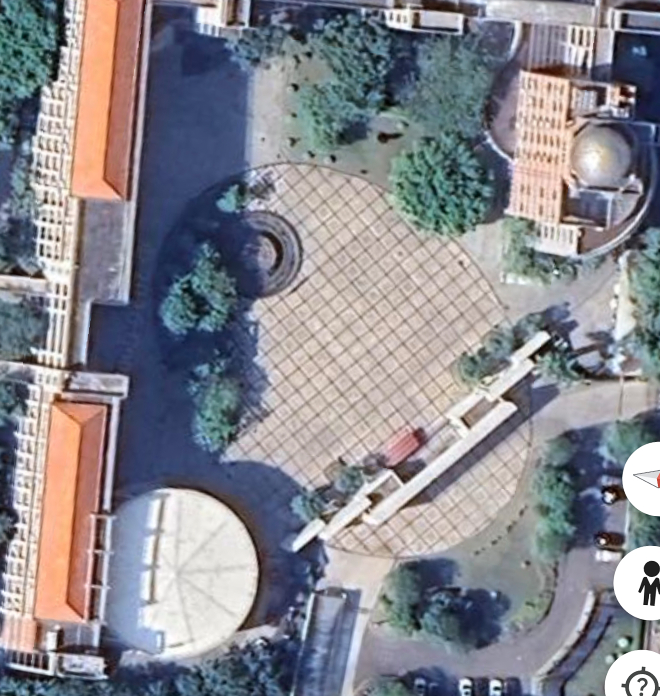
#> input picture _ref/aerial.png, 660 x 696 px, found by its file name
$ python grid.py
#> lines starting #> are read from the running program, lines starting #| are printed output that depends on the picture
# -*- coding: utf-8 -*-
"""把 Google Earth 俯视图按模型坐标套网格，方便定位。"""
from PIL import Image, ImageDraw, ImageFont
import math

im = Image.open('_ref/aerial.png').convert('RGB')
#> im is the input picture: PIL image 660x696 RGB; mean R, G, B 135.7, 135.3, 142.5
scale = 5.36
# fountain world (244.32,-8.92) at aerial (250,235); aerial +y = world +y
def w2a(x, y):
    return (250 + (x-244.32)*scale, 235 + (y+8.92)*scale)

d = ImageDraw.Draw(im)
try:
    font = ImageFont.truetype('C:/Windows/Fonts/arial.ttf', 12)
except Exception:
    font = None
for gx in range(190, 320, 10):
    p0 = w2a(gx, -50); p1 = w2a(gx, 60)
    d.line([p0, p1], fill=(255,0,0), width=1)
    d.text((p0[0]+1, 4), str(gx), fill=(255,255,0), font=font)
for gy in range(-50, 61, 10):
    p0 = w2a(190, gy); p1 = w2a(320, gy)
    d.line([p0, p1], fill=(0,120,255), width=1)
    d.text((2, p0[1]+1), str(gy), fill=(255,255,0), font=font)

# fountain outline + gate line
for r in (8.6,):
    d.ellipse([w2a(244.32-r, -8.92-r), w2a(244.32+r, -8.92+r)], outline=(255,0,255), width=2)
d.line([w2a(264.6,43.9), w2a(297.6,5.1)], fill=(0,255,0), width=2)
im.resize((im.width*2, im.height*2), Image.LANCZOS).save('_ref/crop/aerial_grid.png')
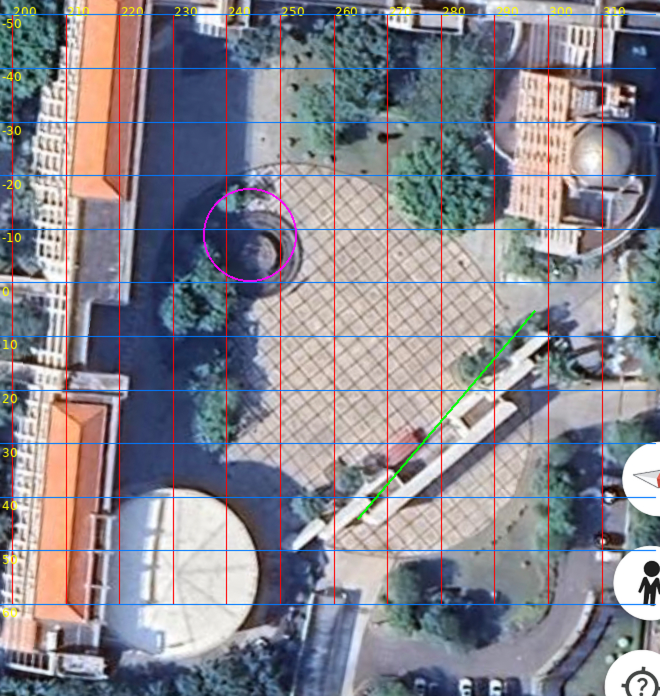
#> saved as aerial_grid.png: PIL image 1320x1392 RGB (shown at 1/2 size); mean R, G, B 135.4, 133.3, 141.9
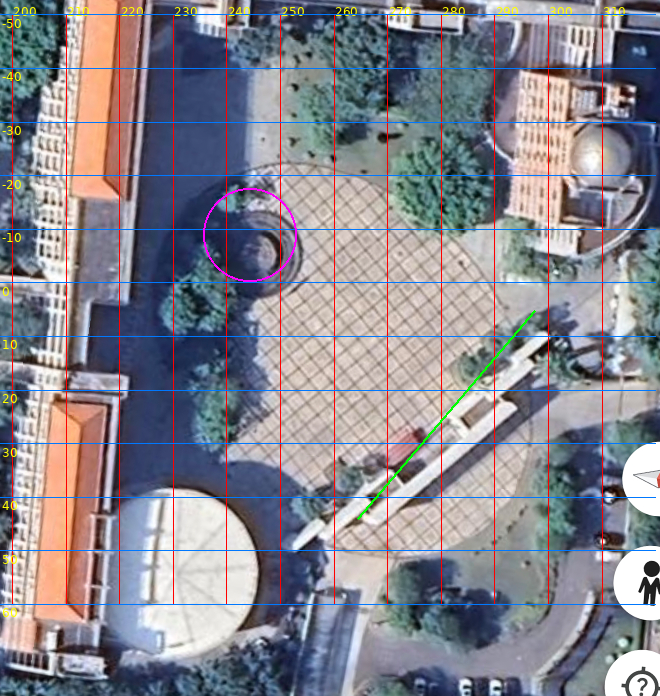
#> im: PIL image 660x696 RGB; mean R, G, B 135.5, 133.3, 141.9
print('ok')

$ run again, with _ref/fountain_new.png copied over _ref/aerial.png
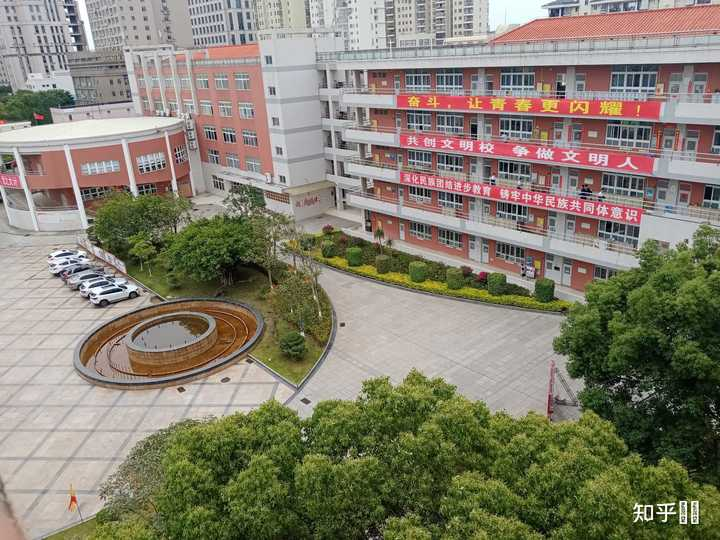
#> input picture _ref/fountain_new.png, 720 x 540 px, found by its file name
#> im is the input picture: PIL image 720x540 RGB; mean R, G, B 132.7, 127.9, 111
#> `im.resize((im.width*2, im.height*2), Image.LANCZOS).save('_ref/crop/ae..`:
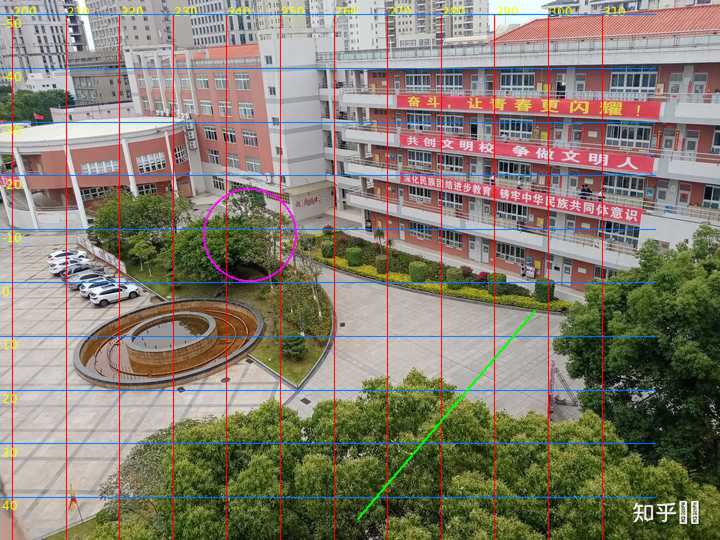
#> saved as aerial_grid.png: PIL image 1440x1080 RGB (shown at 1/2 size); mean R, G, B 132.6, 125.9, 111.2
#> `im.resize((im.width*2, im.height*2), Image.LANCZOS).save('_ref/crop/ae..`:
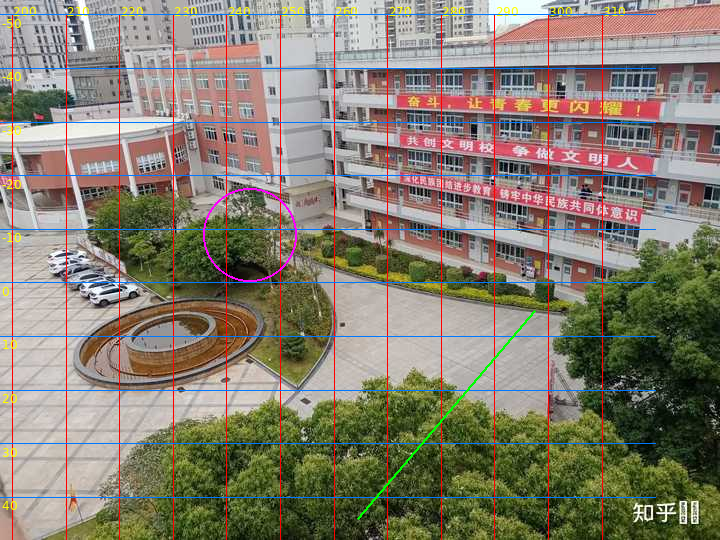
#> im: PIL image 720x540 RGB; mean R, G, B 132.6, 126, 111.2

$ run again, with _ref/gate4_small.png copied over _ref/aerial.png
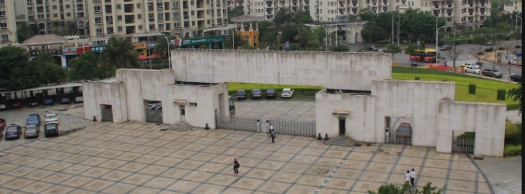
#> input picture _ref/gate4_small.png, 525 x 194 px, found by its file name
#> im is the input picture: PIL image 525x194 RGB; mean R, G, B 117.9, 113.8, 104.4
#> `im.resize((im.width*2, im.height*2), Image.LANCZOS).save('_ref/crop/ae..`:
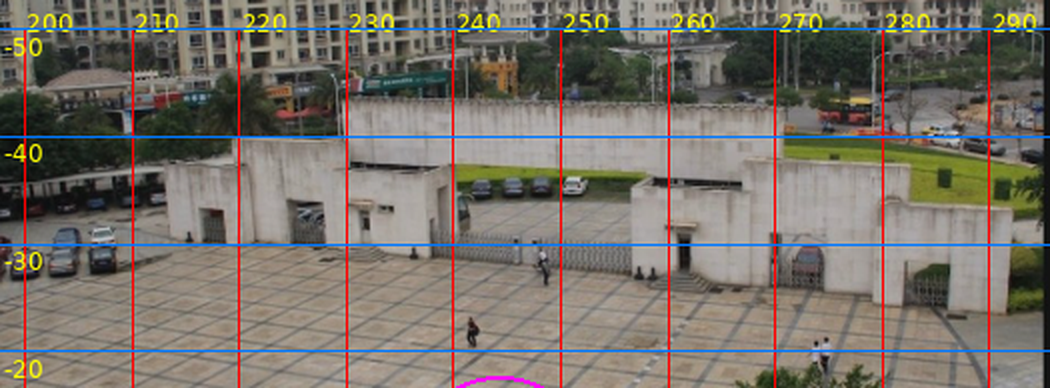
#> saved as aerial_grid.png: PIL image 1050x388 RGB; mean R, G, B 118.9, 112.9, 105
#> `im.resize((im.width*2, im.height*2), Image.LANCZOS).save('_ref/crop/ae..`:
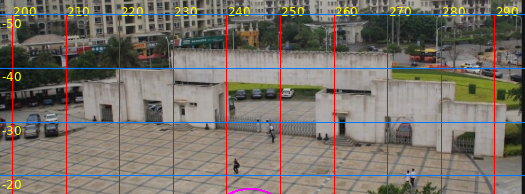
#> im: PIL image 525x194 RGB; mean R, G, B 118.9, 112.9, 105
